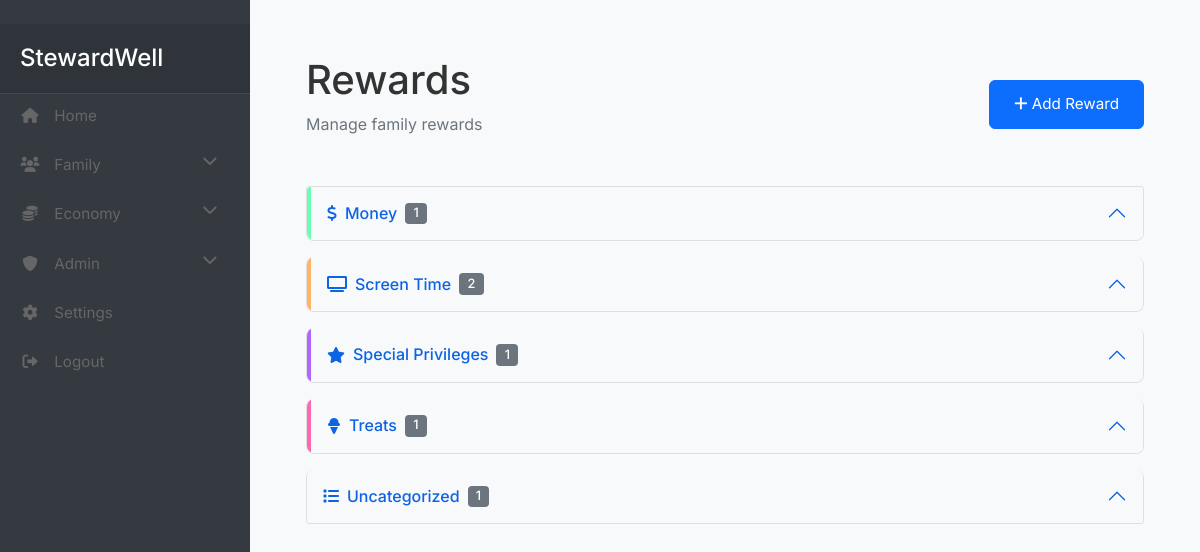
The app's page /rewards/ (signed in), older data.
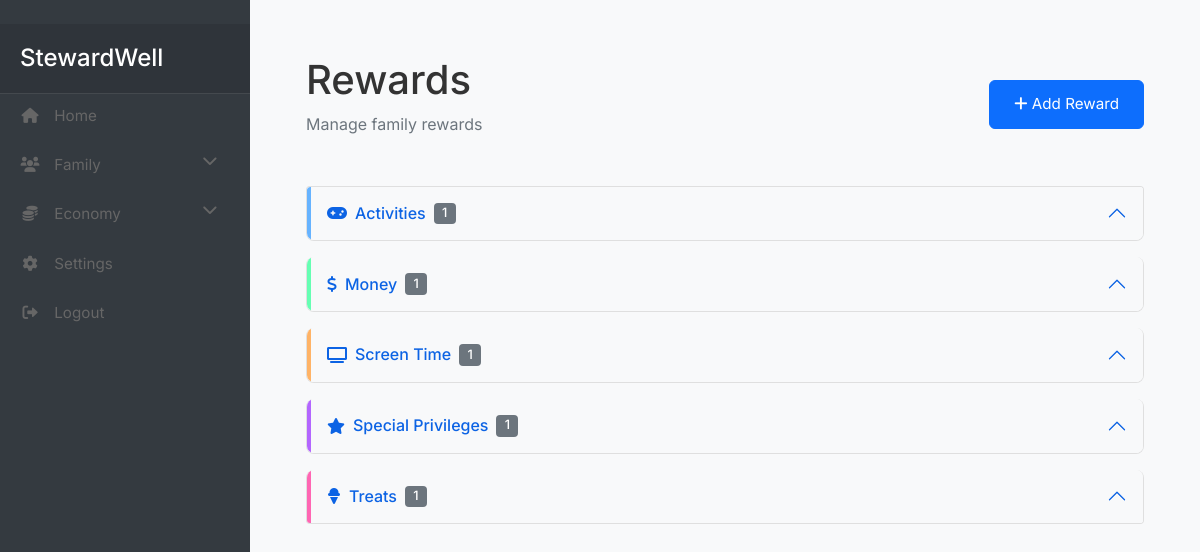
The same page, newer data.
### app/models/user.py (models this page shows)
class RewardCategory(db.Model):
    id = db.Column(db.Integer, primary_key=True)
    name = db.Column(db.String(50), nullable=False)
    color = db.Column(db.String(7), default="#6c757d")  # Hex color code
    icon = db.Column(db.String(50))  # FontAwesome icon name
    created_at = db.Column(db.DateTime, default=datetime.utcnow)
    family_id = db.Column(db.Integer, db.ForeignKey('family.id'), nullable=False)
    created_by_id = db.Column(db.Integer, db.ForeignKey('user.id'), nullable=False)
    rewards = db.relationship('Reward', backref='category', lazy='dynamic')
    created_by = db.relationship('User', foreign_keys=[created_by_id])

### app/controllers/rewards.py (the view, shortened to what this page needs)
@rewards_bp.route('/')
@login_required
def list_rewards():
    if current_user.is_parent:
        rewards = Reward.query.filter_by(family_id=current_user.family_id).all()
        pending_redemptions = RewardRedemption.query.filter_by(
            status='pending'
        ).join(Reward).filter(
            Reward.family_id == current_user.family_id
        ).all()
    categories = RewardCategory.query.filter_by(
        family_id=current_user.family_id
    ).order_by(RewardCategory.name).all()
    return render_template('rewards/list.html',
                         rewards=rewards,
                         pending_redemptions=pending_redemptions,
                         categories=categories,
                         user_coins=current_user.coins)

### app/__init__.py (called while the page is built)
@login_manager.user_loader
def load_user(id):
    from app.models.user import User
    return User.query.get(int(id))

### app/templates/rewards/list.html (shortened to what this page needs)
{% extends "base.html" %}
{% block authenticated_content %}
<div class="content-container">
    <div class="page-header d-flex justify-content-between align-items-center">
        <div>
            <h1>Rewards</h1>
            {% if current_user.is_parent %}
                <p class="text-muted">Manage family rewards</p>
            {% else %}
                <p class="text-muted">Your Coins: {{ user_coins }}</p>
            {% endif %}
        </div>
        {% if current_user.is_parent %}
        <button class="btn btn-primary" data-bs-toggle="modal" data-bs-target="#addRewardModal">
            <i class="fas fa-plus"></i> Add Reward
        </button>
        {% endif %}
    </div>
    <div class="accordion" id="rewardsAccordion">
        {% for category in categories %}
        {% set category_rewards = rewards|selectattr('category_id', 'equalto', category.id)|list %}
        {% if category_rewards %}
        <div class="accordion-item mb-3">
            <h2 class="accordion-header" id="heading{{ category.id }}">
                <button class="accordion-button" type="button"
                        data-bs-toggle="collapse"
                        data-bs-target="#collapse{{ category.id }}"
                        style="border-left: 4px solid {{ category.color }}">
                    <i class="fas {{ category.icon }} me-2"></i>
                    {{ category.name }}
                    <span class="badge bg-secondary ms-2">{{ category_rewards|length }}</span>
                </button>
            </h2>
        </div>
        {% endif %}
        {% endfor %}
        {% set uncategorized_rewards = rewards|selectattr('category_id', 'none')|list %}
        {% if uncategorized_rewards %}
        <div class="accordion-item mb-3">
            <h2 class="accordion-header" id="headingUncategorized">
                <button class="accordion-button" type="button"
                        data-bs-toggle="collapse"
                        data-bs-target="#collapseUncategorized">
                    <i class="fas fa-list me-2"></i>
                    Uncategorized
                    <span class="badge bg-secondary ms-2">{{ uncategorized_rewards|length }}</span>
                </button>
            </h2>
        </div>
        {% endif %}
    </div>
</div>
{% endblock %}

Row changes from the older to the newer data that the page shows:
now on this page (row edited): RewardCategory: name "Activities", category_rewards "1"
changed RewardCategory "Screen Time": category_rewards "2" → "1"
Text that changed along with them:
{{ uncategorized_rewards|length }}: "1" → (not shown)
text no longer shown: "Admin Uncategorized"
